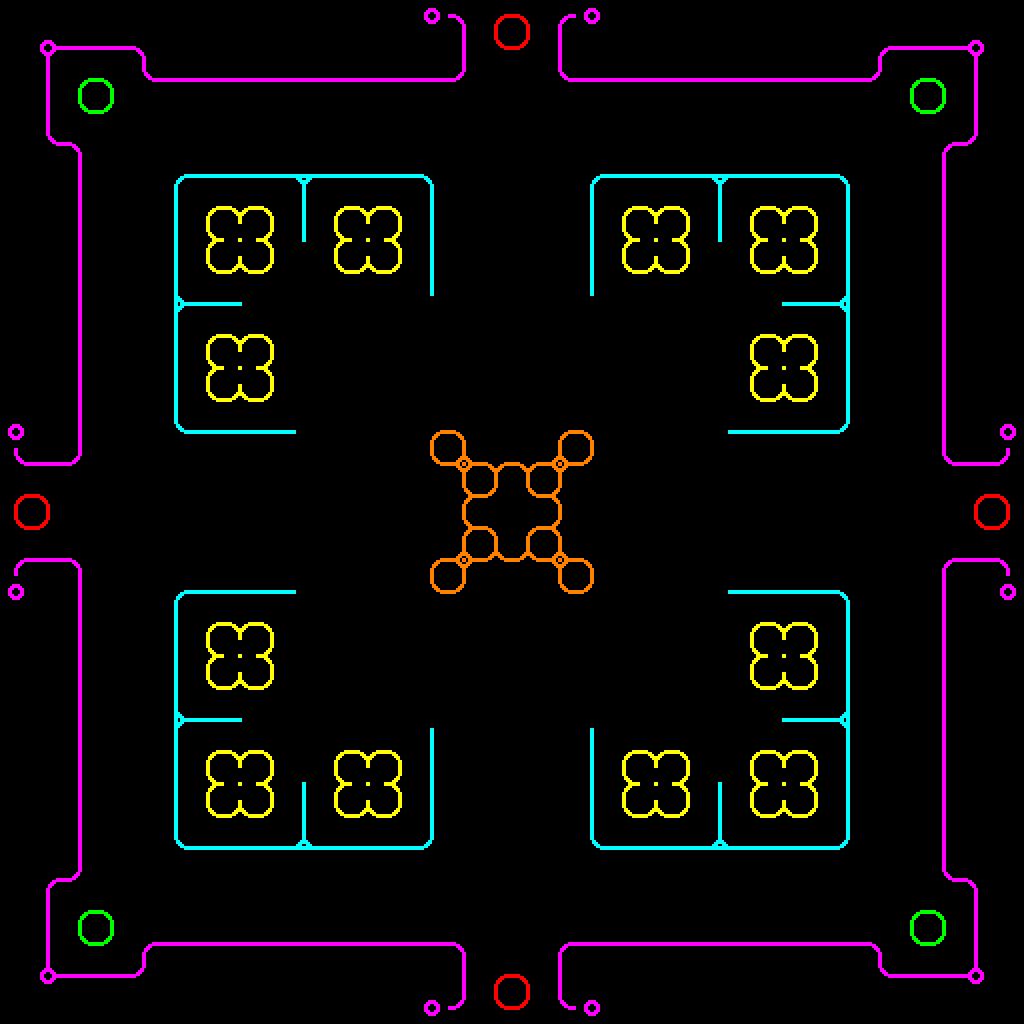

The image is a tile-based game level rendered from a .tmx file. Its description and source (layers, tilesets, objects; grid data summarised) follow:
An orthogonal 32x32 tile map with 32x32 px tiles, 8 tile layers (floorBase, start, exitTop, exitRight, ...), 1 hidden layer not drawn, 8 tilesets.

<map version="1.4" tiledversion="1.4.3" orientation="orthogonal" renderorder="right-down" width="32" height="32" tilewidth="32" tileheight="32" infinite="0" nextlayerid="12" nextobjectid="1">
 <editorsettings>
  <export target="djerun-test.json" format="json" />
 </editorsettings>
 <tileset firstgid="1" name="pink_lines" tilewidth="32" tileheight="32" tilecount="64" columns="8">
  <image source="tiles_neon_pink_ground_lines.png" width="256" height="256" />
 </tileset>
 <tileset firstgid="65" name="tiles_neon_dither" tilewidth="32" tileheight="32" tilecount="9" columns="3">
  <image source="tiles_neon_dither.png" width="96" height="96" />
  <tile id="6">
   <properties>
    <property name="collides" type="bool" value="true" />
   </properties>
  </tile>
 </tileset>
 <tileset firstgid="74" name="orange_lines" tilewidth="32" tileheight="32" tilecount="64" columns="8">
  <image source="tiles_neon_orange_ground_lines.png" width="256" height="256" />
 </tileset>
 <tileset firstgid="138" name="yellow_lines" tilewidth="32" tileheight="32" tilecount="64" columns="8">
  <image source="tiles_neon_yellow_ground_lines.png" width="256" height="256" />
 </tileset>
 <tileset firstgid="202" name="green_lines" tilewidth="32" tileheight="32" tilecount="64" columns="8">
  <image source="tiles_neon_green_ground_lines.png" width="256" height="256" />
 </tileset>
 <tileset firstgid="266" name="red_lines" tilewidth="32" tileheight="32" tilecount="64" columns="8">
  <image source="tiles_neon_red_ground_lines.png" width="256" height="256" />
 </tileset>
 <tileset firstgid="330" name="cyan_lines" tilewidth="32" tileheight="32" tilecount="64" columns="8">
  <image source="tiles_neon_cyan_ground_lines.png" width="256" height="256" />
 </tileset>
 <tileset firstgid="394" source="pulsing_circle_neon_pink.tsx" />
 <layer id="11" name="collision" width="32" height="32" visible="0" locked="1">
  <data>[1024 cells, 248 non-empty, 1 distinct tile ids]</data>
 </layer>
 <layer id="5" name="floorBase" width="32" height="32" locked="1">
  <data>[1024 cells, 1024 non-empty, 1 distinct tile ids]</data>
 </layer>
 <layer id="1" name="start" width="32" height="32" locked="1">
  <properties>
   <property name="startLayer" type="bool" value="true" />
  </properties>
  <data>[1024 cells, 16 non-empty, 4 distinct tile ids]</data>
 </layer>
 <layer id="6" name="exitTop" width="32" height="32" locked="1">
  <properties>
   <property name="exitUrl" value="../main.json#northStart" />
  </properties>
  <data>[1024 cells, 4 non-empty, 4 distinct tile ids]</data>
 </layer>
 <layer id="9" name="exitRight" width="32" height="32" locked="1">
  <properties>
   <property name="exitUrl" value="../main.json#eastStart" />
  </properties>
  <data>[1024 cells, 4 non-empty, 4 distinct tile ids]</data>
 </layer>
 <layer id="8" name="exitLeft" width="32" height="32" locked="1">
  <properties>
   <property name="exitUrl" value="../main.json#westStart" />
  </properties>
  <data>[1024 cells, 4 non-empty, 4 distinct tile ids]</data>
 </layer>
 <layer id="7" name="exitBottom" width="32" height="32" locked="1">
  <properties>
   <property name="exitUrl" value="../main.json#southStart" />
  </properties>
  <data>[1024 cells, 4 non-empty, 4 distinct tile ids]</data>
 </layer>
 <layer id="4" name="floorMarkings" width="32" height="32">
  <data>[1024 cells, 424 non-empty, 58 distinct tile ids]</data>
 </layer>
 <layer id="10" name="floorAnimation" width="32" height="32">
  <data>[1024 cells, 11 non-empty, 1 distinct tile ids]</data>
 </layer>
 <objectgroup id="3" name="floorLayer" locked="1" />
</map>